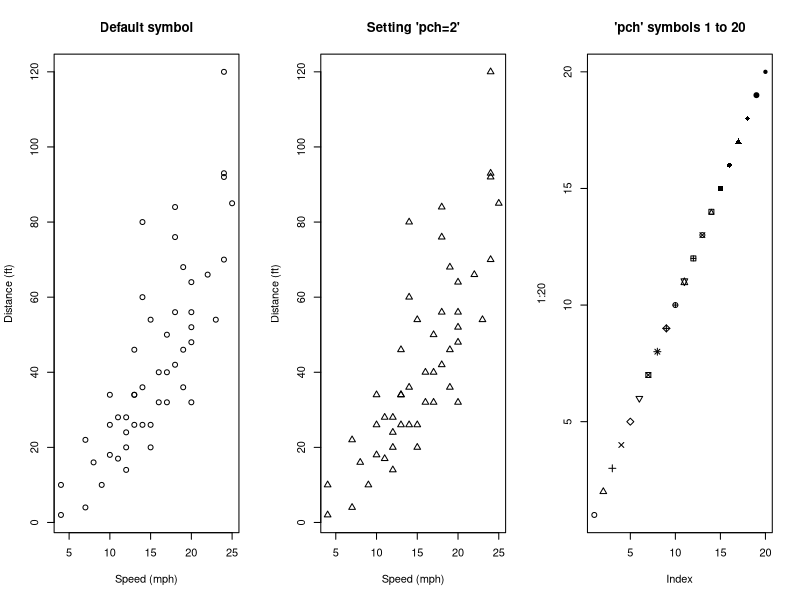
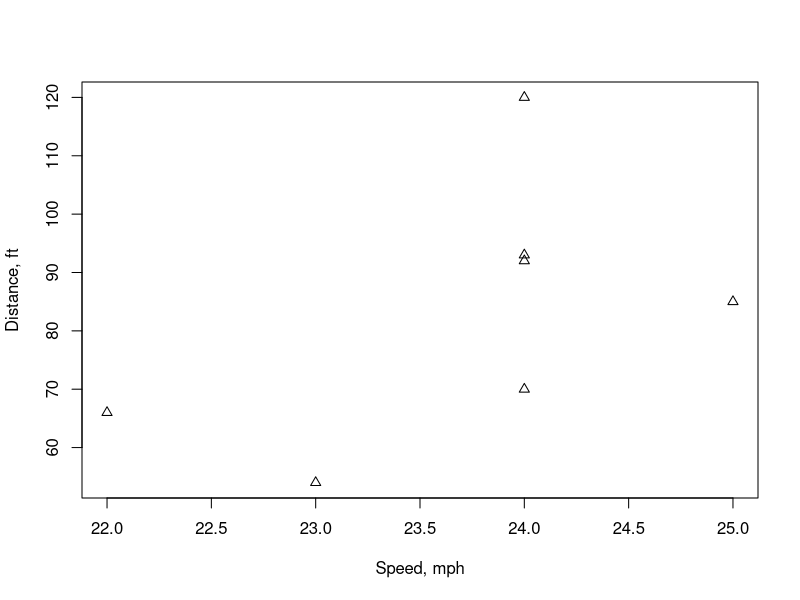
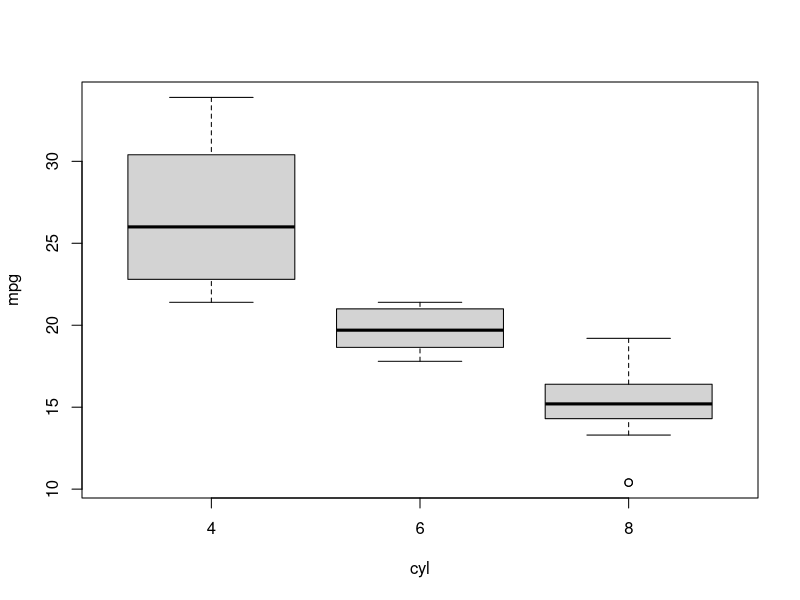
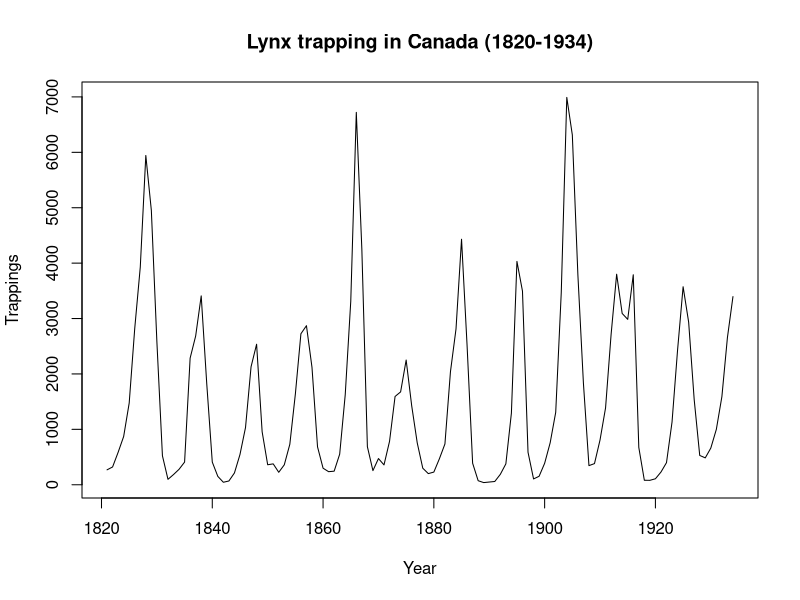
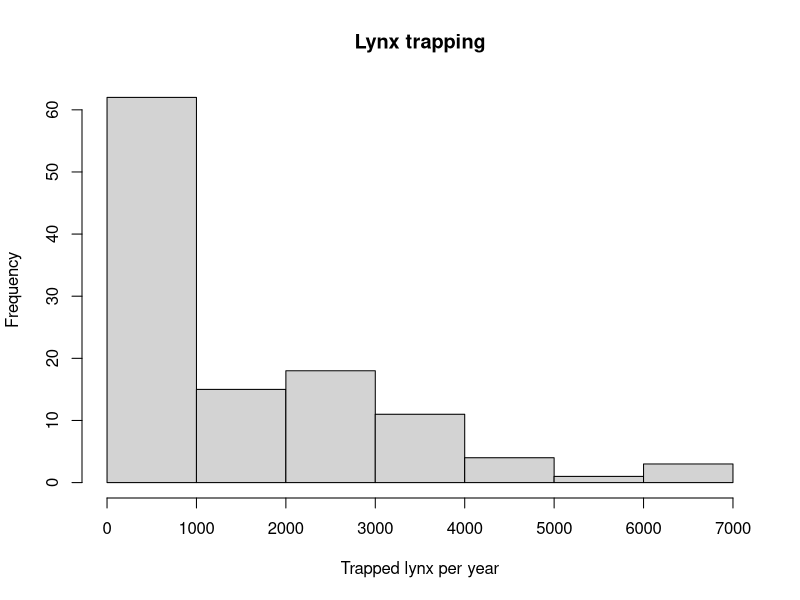
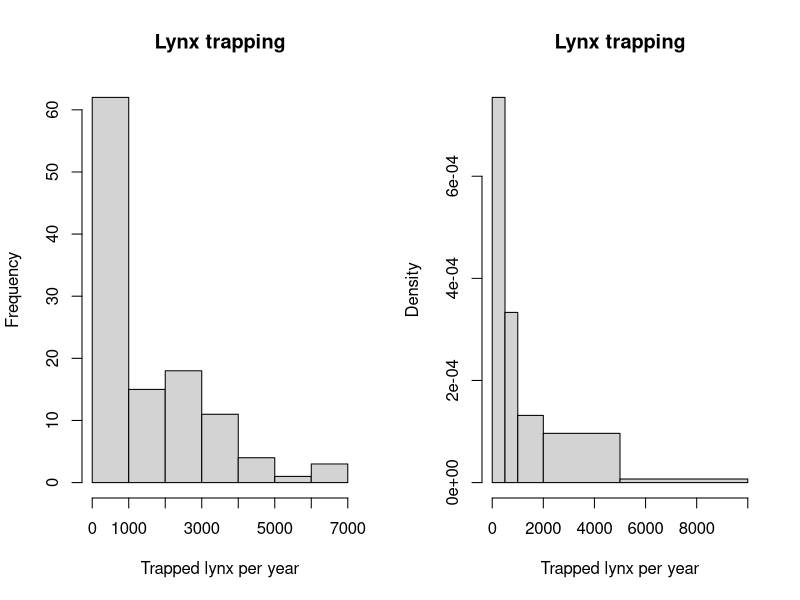
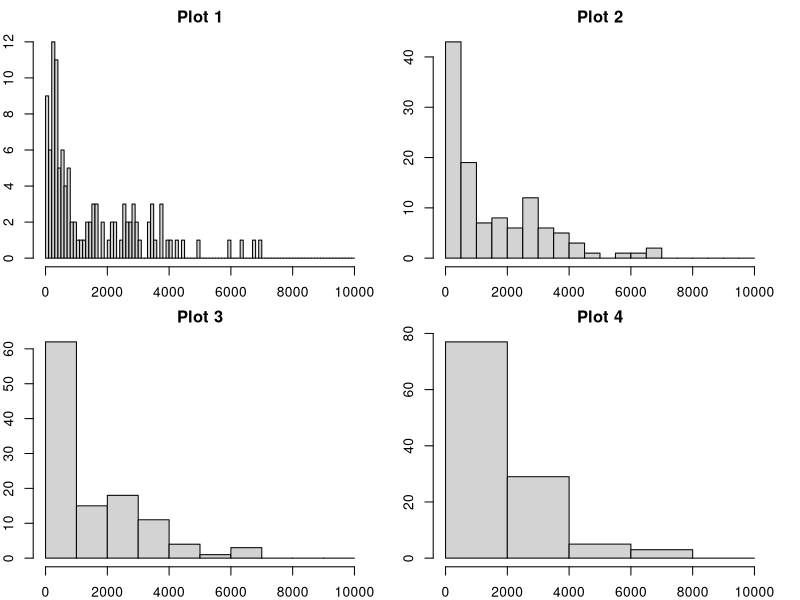
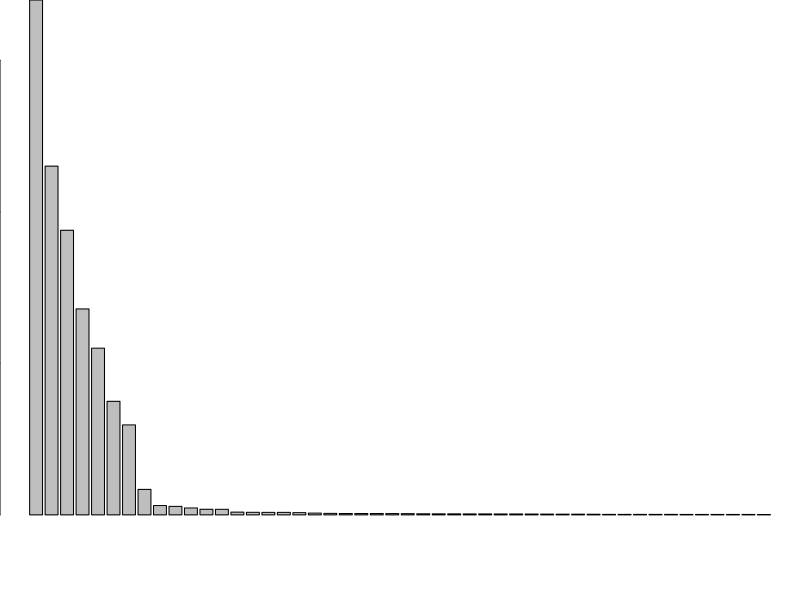

Recreate these plots in R, in order.
## ---- chunk 1
knitr::opts_chunk$set(out.width="50%", out.height="50%", fig.align='center',
                      cache=TRUE,
                      warning=FALSE, error=FALSE)
## ---- chunk 2
head(cars, 2)
tail(cars, 2)
# what are the last 10 rows?
## ---- chunk 3
cars[1, 1] # row 1, column 1
cars[1:5, 1]
cars[1:3, ] # leaving the columns blank returns all columns
## ---- chunk 4
cars2 <- cars 
names(cars2)
names(cars2)[1] <- "speed_mph"
names(cars2)
names(cars2) <- c("speed_mph", "dist_ft")
## ---- chunk 5
head(cars2, 2) 
cars2$speed_mph 
cars2 <- cars2[, 2:1] 
head(cars2, 2) 
cars3 <- cars2[, c(2, 1, 1)] # duplicate a column
head(cars3, 2)
cars3 <- cars3[, c(2, 1)] # remove the duplicated column
head(cars3, 2)
cars3$dist_x_speed <- cars3$dist_ft * cars3$speed_mph # create a new column
head(cars3, 2)
rm(cars3) # remove the dataframe 'cars3'
## ---- chunk 6
a <- which(cars2$speed_mph > 20) 
str(a)
cars_fast <- cars2[a, ] # or: cars2[which(cars2$speed_mph > 20), ]
class(cars_fast) 
ncol(cars_fast)  # and how many *rows* are there?
head(cars_fast, 2)
## ---- chunk 7
sum(is.na(cars2$speed_mph))
carsNA <- cars2
carsNA[c(2, 4, 5, 10), 1] <- NA
sum(is.na(carsNA$dist_ft))
## ---- chunk 8
summary(cars)
## ---- chunk 9
par(mfrow=c(1,3))
# plot(reponse ~ predictor, data = dataframe)
plot(dist_ft ~ speed_mph,
  data = cars2, xlab = "Speed (mph)", ylab = "Distance (ft)",
  main = "Default symbol")
plot(dist_ft ~ speed_mph,
  data = cars2, xlab = "Speed (mph)", ylab = "Distance (ft)",
  pch = 2, main = "Setting 'pch=2'")
# you can check out more symbols and their respective numbers using this plot:
plot(1:20, pch = c(1:20), main = "'pch' symbols 1 to 20")
## ---- chunk 10
par(mfrow=c(1,1))
## ---- chunk 11
plot(dist_ft ~ speed_mph, data = cars2[cars2$speed_mph > 20, ], 
     xlab = "Speed, mph", ylab = "Distance, ft", pch = 2)
## ---- chunk 12
head(mtcars, 2)
boxplot(mpg ~ cyl, data = mtcars)
## ---- chunk 13
str(lynx)
## ---- chunk 14
class(lynx) # ts = time-series
lynx2 <- as.data.frame(lynx) 
class(lynx2) 
head(lynx2, 2) 
lynx2$Year <- seq(from = 1821, to = 1934, by = 1)
## ---- chunk 15
# change the name of the 1st column to 'Trappings'
names(lynx2)[1] <- "Trappings"
str(lynx2)
lynx2$Trappings <- as.numeric(lynx2$Trappings) # Time-Series is complicated.
str(lynx2)
## ---- chunk 16
plot(Trappings ~ Year, data = lynx2,
     main = "Lynx trapping in Canada (1820-1934)", type = "l")
## ---- chunk 17
# this gives very different information.
hist(lynx2$Trappings, main = "Lynx trapping", xlab = "Trapped lynx per year")
## ---- chunk 18
par(mfrow=c(1,2)) # panels for the plotting window
# R takes the number of breaks as a suggestion
hist(lynx2$Trappings, main = "Lynx trapping", xlab = "Trapped lynx per year",
     breaks = 5)
# this forces R to plot according to the defined breaks
hist(lynx2$Trappings,
     main = "Lynx trapping", xlab = "Trapped lynx per year",
     breaks = c(0, 500, 1000, 2000, 5000, 10000))
## ---- chunk 19
par(mfrow = c(2, 2)) # plot panels (2 rows x 2 columns)
par(mar = rep(2, 4)) # change the plot margins
hist(lynx2$Trappings, main = "Plot 1", xlab = "Trapped lynx per year", 
     breaks = seq(from = 0, to = 10000, by = 100))
hist(lynx2$Trappings, main = "Plot 2", xlab = "Trapped lynx per year", 
     breaks = seq(from = 0, to = 10000, by = 500))
hist(lynx2$Trappings, main = "Plot 3", xlab = "Trapped lynx per year", 
     breaks = seq(from = 0, to = 10000, by = 1000))
hist(lynx2$Trappings, main = "Plot 4", xlab = "Trapped lynx per year", 
     breaks = seq(from = 0, to = 10000, by = 2000))
## ---- chunk 20
par(mfrow = c(1, 1)) # reset the par setting.
## ---- chunk 21
str(islands) 
class(islands) # this is a named numeric vector
head(islands)

# convert to a dataframe
islands.df <- as.data.frame(islands) 
head(islands.df, 2)
## ---- chunk 22
# put the row names into a new column
islands.df$LandMass <- row.names(islands.df) 
head(islands.df, 2)

# set row names to the row number
row.names(islands.df) <- 1:nrow(islands.df) 
names(islands.df)[1] <- "Area" 
head(islands.df, 2) 

# reorder by area
islands.df <- islands.df[order(islands.df$Area, decreasing = TRUE), ]
head(islands.df, 3)
## ---- chunk 23
par(mar = c(4, 0, 0, 0)) # change the margin sizes
barplot(islands.df$Area)
## ---- chunk 24
barplot(islands.df$Area[1:10])
## ---- chunk 25
barplot(islands.df$Area[1:10], names = islands.df$LandMass[1:10])
## ---- chunk 26
barplot(islands.df$Area[1:10], names = islands.df$LandMass[1:10], las=3)
## ---- chunk 27
par(mar = c(4, 10, 0, 0))
barplot(islands.df$Area[10:1], names = islands.df$LandMass[10:1], 
        horiz = TRUE, las = 1, xlab = "Area (km2)")
## ---- chunk 28
summary(cars2) 
## ---- chunk 29
library(tidyverse) 
## ---- chunk 30
str(InsectSprays)
glimpse(InsectSprays) # glimpse() is loaded with tidyverse
## ---- chunk 31
# use group_by() with the grouping column name(s)
spray_summaries <- InsectSprays |>
  group_by(spray) |>
  summarise(count_mean = mean(count))
spray_summaries
## ---- chunk 32
# it is very easy to calculate any number of summary statistics
InsectSprays |>
  group_by(spray) |>
  summarise(mean = mean(count) |> round(2),
            median = median(count),
            max = max(count),
            sd = sd(count) |> round(2),
            N = n(),
            N_over_10 = sum(count > 10))
## ---- chunk 33
library(readxl) # installed with tidyverse, but not loaded in library(tidyverse)
# this will load the 'Scallop %fat'data sheet from the xlsx spreadsheet.
scallop_df <- read_excel("data/practical_1.xlsx", sheet = "Scallop %fat")
str(scallop_df)
# avoid spaces and symbols in column names. It's a pain.
names(scallop_df) <- "fat_pct"
## ---- chunk 34
hist(scallop_df$fat_pct, main = NULL) # (what does 'main = NULL' do?)
## ---- chunk 35
which(scallop_df$fat_pct > 50) 
scallop_df$fat_pct[35:37] # row 36 is 99, but should be 9.9
scallop_df <- scallop_df[, c(1, 1)] # duplicate column
names(scallop_df) <- c("fat_pct_orig", "fat_pct_corr")
head(scallop_df, 2)
## ---- chunk 36
# there are many ways to 'fix' the outlier in R.
# You need to correct the outlier in row 36 of column 'fat_pct_corr'
scallop_df$fat_pct_corr[36] <- 9.9
which(scallop_df$fat_pct_corr > 90) 
# integer(0) - this means that no elements in fat_pct_corr contain values >90
## ---- chunk 37
summary(scallop_df$fat_pct_corr)
var(scallop_df$fat_pct_corr)
IQR(scallop_df$fat_pct_corr)
## ---- chunk 38
scallop_df |>
  pivot_longer(1:2, names_to="Column", values_to="val") |>
  group_by(Column) |>
  summarise(Mean = mean(val) |> signif(3),
            Median = median(val) |> signif(3),
            `Standard deviation` = sd(val) |> signif(3),
            Range = range(val) |> diff() |> signif(3),
            `Interquartile range` = IQR(val) |> signif(3)) |>
  knitr::kable(
    caption = 'Summary statistics with and without an outlier. Note which summary stats are most influenced by the outlier.',
    booktabs = TRUE, 
    digits = 3)
## ---- chunk 39
hake_df <- read_excel("data/practical_1.xlsx", sheet = "Hake")
str(hake_df) # once again, column names made for excel
## ---- chunk 40
hake_df$Year <- as.factor(hake_df$Year) # Treat as categorical, not numeric
names(hake_df) <- c("Year", "Length") # simplify the column names
## ---- chunk 41
hake_df |>
  group_by(Year) |>
  summarise(`Mean length (cm)` = mean(Length)) |>
  knitr::kable(
    caption = 'Summary of hake data.',
    booktabs=TRUE,
    digits = 1)
## ---- chunk 42
library(readxl)
fishPoo_df <- read_excel("data/practical_1.xlsx", sheet = "Settling velocity")
str(fishPoo_df)
## ---- chunk 43
tibble(a=c("Continuous, unimodal, symmetrical", "Continuous, skewed", 
           "Continuous, multimodal", "Discontinuous"),
       b=c("Mean", "Median", 
           "None; state modes", "None; data-dependent"),
       c=c("Variance or sd", "Interquartile range", 
           "None; summarise by group", "Range?")) |>
  mutate(across(where(is.character), ~str_wrap(.x, 20))) |>
  rename(`Data distribution`=a, 
         `Central tendency metric`=b,
         `Variability metric`=c) |>
  knitr::kable(
    caption="Appropriate measures of central tendency and variability according to the underlying data distribution.",
    booktabs=T
  ) 
